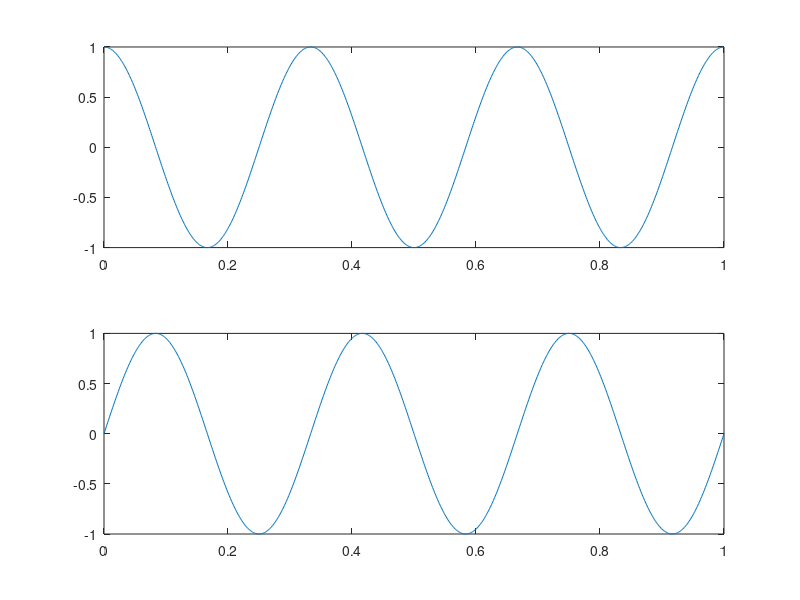

Write MATLAB code to recreate this figure.
%Plot di parte reale ed immaginaria
t = [0:0.001:1]; %io sono un commento
a = e; %base scelta random
f = 3; %frequenza
w = 2*pi*f;
z = a.^(i*w*t);
subplot(2, 1, 1); %due plot in uno: specifico il primo plot
plot(t, real(z));
subplot(2,1,2); %specifico il secondo plot
plot(t, imag(z))
